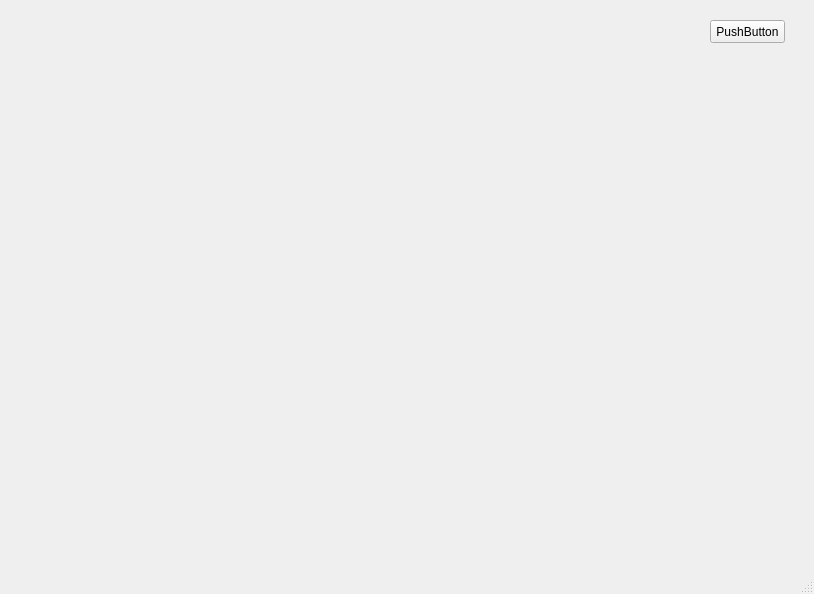
<?xml version="1.0" encoding="UTF-8"?>
<ui version="4.0">
 <class>MainWindow</class>
 <widget class="QMainWindow" name="MainWindow">
  <property name="geometry">
   <rect>
    <x>0</x>
    <y>0</y>
    <width>814</width>
    <height>594</height>
   </rect>
  </property>
  <property name="windowTitle">
   <string>MainWindow</string>
  </property>
  <widget class="QWidget" name="centralwidget">
   <widget class="QPushButton" name="pushButton">
    <property name="geometry">
     <rect>
      <x>710</x>
      <y>20</y>
      <width>75</width>
      <height>23</height>
     </rect>
    </property>
    <property name="text">
     <string>PushButton</string>
    </property>
   </widget>
  </widget>
  <widget class="QMenuBar" name="menubar">
   <property name="geometry">
    <rect>
     <x>0</x>
     <y>0</y>
     <width>814</width>
     <height>21</height>
    </rect>
   </property>
  </widget>
  <widget class="QStatusBar" name="statusbar"/>
 </widget>
 <resources/>
 <connections/>
</ui>
